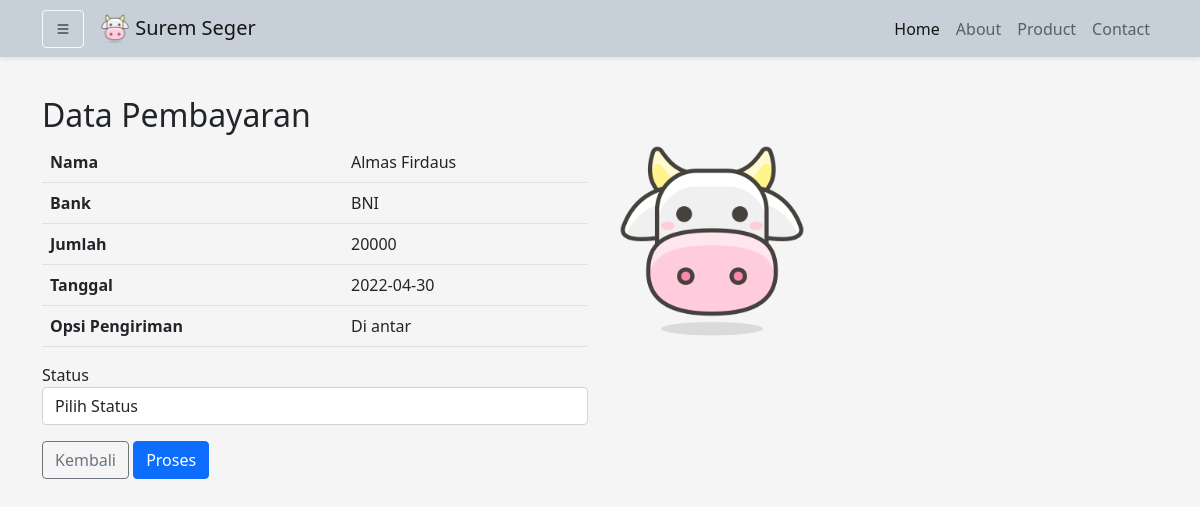
The page /Admin/pembayaran.php?id=32 (signed in) on the database its author committed.
### tables this page shows
CREATE TABLE `pembayaran` (
  `id_pembayaran` int(11) NOT NULL,
  `id_pembelian` int(11) NOT NULL,
  `nama` varchar(50) NOT NULL,
  `bank` varchar(30) NOT NULL,
  `jumlah` int(15) NOT NULL,
  `tanggal` date NOT NULL,
  `bukti` varchar(255) NOT NULL
);

CREATE TABLE `pembelian` (
  `id_pembelian` int(11) NOT NULL,
  `id_user` int(11) NOT NULL,
  `tanggal_pembelian` date NOT NULL,
  `total_pembelian` int(11) NOT NULL,
  `opsi_pengiriman` varchar(30) NOT NULL,
  `opsi_pembayaran` varchar(30) NOT NULL,
  `alamat_pengiriman` text NOT NULL,
  `status_pembelian` varchar(50) NOT NULL,
  `status_terima` varchar(50) NOT NULL
);

### functions.php (called while the page is built, shortened)
<?php
$conn = mysqli_connect("localhost", "root", "", "db_suremseger");
function query($query)
{
    global $conn;
    $result = mysqli_query($conn, $query);
    $rows = [];
    while ($row = mysqli_fetch_assoc($result)) {
        $rows[] = $row;
    }
    return $rows;
}

### Admin/pembayaran.php (the view, shortened to what this page needs)
<?php
require_once('../functions.php');
$id_pembelian = $_GET['id'];
$detail = query("SELECT * FROM pembayaran JOIN pembelian ON pembayaran.id_pembelian = pembelian.id_pembelian WHERE pembayaran.id_pembelian ='$id_pembelian'")[0];
?>
<!DOCTYPE html>
<html lang="en">
<head>
    <link href="https://cdn.jsdelivr.net/npm/bootstrap@5.1.3/dist/css/bootstrap.min.css" rel="stylesheet" />
    <link rel="stylesheet" href="https://cdn.jsdelivr.net/npm/bootstrap-icons@1.8.1/font/bootstrap-icons.css" />
    <link rel="stylesheet" href="../style.css" />
</head>
<body>
    <?php include 'nav_sidebar.php'; ?>
    <section id="pembayaran">
        <div class="container">
            <h2>Data Pembayaran</h2>
            <div class="row">
                <div class="col-md-6">
                    <table class="table">
                        <tr>
                            <th>Nama</th>
                            <td><?= $detail['nama']; ?></td>
                        </tr>
                        <tr>
                            <th>Bank</th>
                            <td><?= $detail['bank']; ?></td>
                        </tr>
                        <tr>
                            <th>Jumlah</th>
                            <td><?= $detail['jumlah']; ?></td>
                        </tr>
                        <tr>
                            <th>Tanggal</th>
                            <td><?= $detail['tanggal']; ?></td>
                        </tr>
                        <tr>
                            <th>Opsi Pengiriman</th>
                            <td><?= $detail['opsi_pengiriman']; ?></td>
                        </tr>
                    </table>
                </div>
                <div class="col-md-6">
                    <img src="../assets/img//bukti_pembayaran/<?= $detail['bukti']; ?>" alt="<?= $detail['bukti']; ?>" class="img-responsive" width="200">
                </div>
            </div>
            <form action="" method="post">
                <div class="row">
                    <div class="col-md-6">
                        <div class="form-group">
                            <label for="status">Status</label>
                            <select class="form-control" id="status" name="status">
                                <option value="">Pilih Status</option>
                            </select>
                        </div>
                    </div>
                </div>
                <div class="btn-form-group my-3">
                    <a href="dataPembeli.php" class="btn btn-outline-secondary">Kembali</a>
                    <button type="submit" class="btn btn-primary" name="proses">Proses</button>
                </div>
            </form>
        </div>
    </section>
</body>
</html>

### style.css (style rules this page uses)
body { background-color: whitesmoke; }
section { padding-top: 6rem; }

### rows shown on the page
pembayaran: nama "Almas Firdaus", bank "BNI", jumlah "20000", tanggal "2022-04-30", id_pembelian.opsi_pengiriman "Di antar", bukti (picture)
